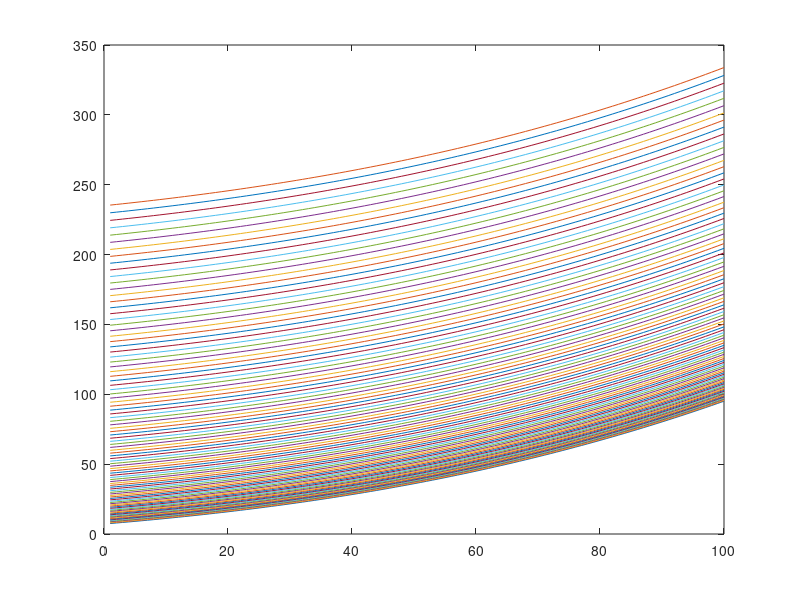

Write the MATLAB code that produced this figure.
f = @(x,y) x^3 + x*y +y^3 -7/(x*y);

t = zeros(100);
x = linspace(2,4.5,100);
y = linspace(1,6,100);
for i = 1:100
    for j = 1:100
        t(i,j) = f(x(i),y(j));
    end
end

plot(t)

%plot(f(linspace(1,6,100),linspace(2,4.5,100)))

function result = simpson(f, a, b, n)

n = n + mod(n,2); % делает число разбиений чётным для любого n (прибавление 1, если нечётное)

h = (b-a)/n; %длина одного промежутка при разделении [a,b] на n частей

s = f(a) + 4*f(a+h) + f(b);

for i = 1:n/2
    s = s + 2*f(a + 2*i*h) + 4*f(a + (2*i + 1)*h);
end


end

function result = trapezoid(f, a, b, n)


end

function result = rectangle(f, a, b, n, type)
%type = left, right, central

end